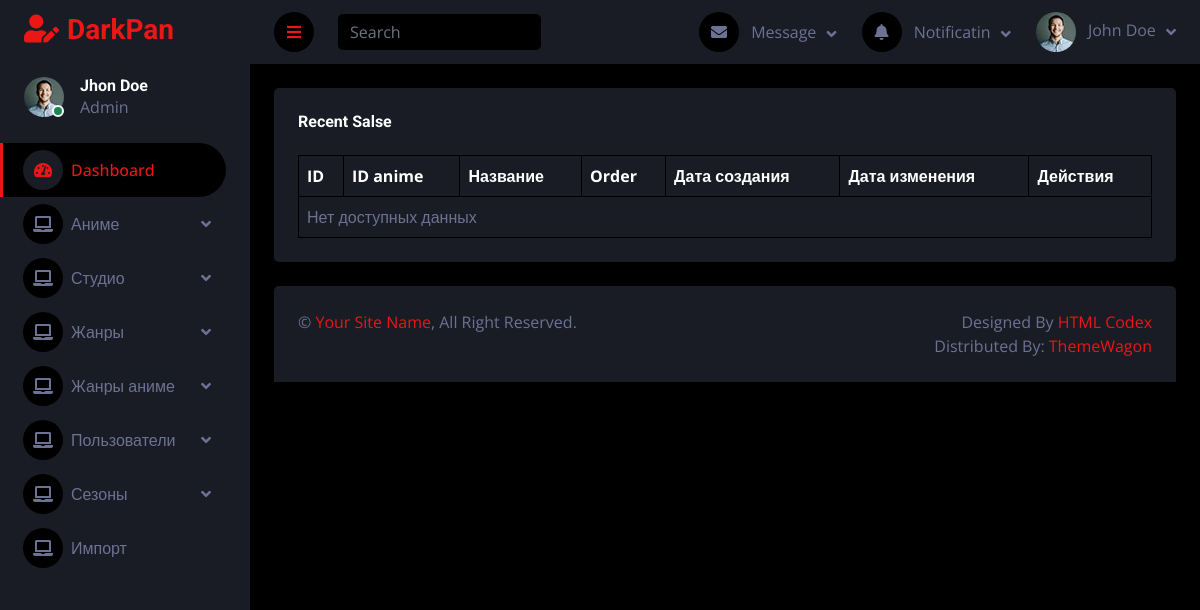
Before: /adminpanel/season_list.php with the older database file.
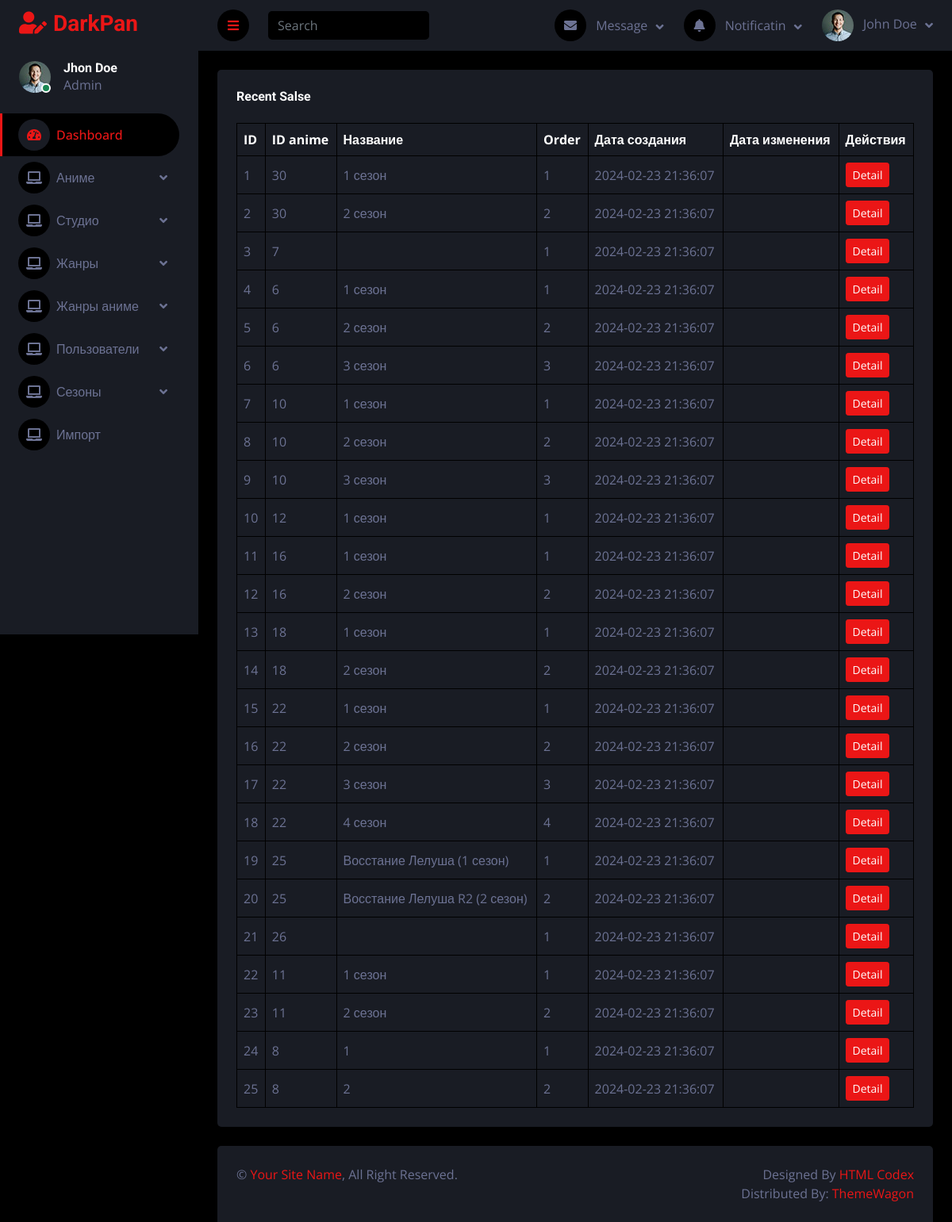
After: the same page with the newer database file.
### tables this page shows
CREATE TABLE `season` (
  `id` int(11) NOT NULL AUTO_INCREMENT,
  `anime_id` int(11) NOT NULL,
  `status_id` int(11) NOT NULL,
  `title` varchar(250) NOT NULL,
  `coverImage` text,
  `order` int(11) NOT NULL,
  `createDate` datetime NOT NULL,
  `updateDate` datetime DEFAULT NULL,
  PRIMARY KEY (`id`),
  KEY `anime_id` (`anime_id`),
  KEY `status_id` (`status_id`),
  CONSTRAINT `season_ibfk_1` FOREIGN KEY (`anime_id`) REFERENCES `anime` (`id`) ON DELETE CASCADE,
  CONSTRAINT `season_ibfk_2` FOREIGN KEY (`status_id`) REFERENCES `status` (`id`) ON DELETE NO ACTION
);

### adminpanel/CRUD/season/read.php (called while the page is built)
<?php
include('db/createConnectionWithDB.php');
$sql = "SELECT * FROM season";
$stmt = $pdo->query($sql);
$seasons = $stmt->fetchAll(PDO::FETCH_ASSOC);

### adminpanel/season_list.php (the view, shortened to what this page needs)
<?php
include('inc/header.php');
include('../adminpanel/CRUD/season/read.php');
?>
<body>
    <div class="container-fluid position-relative d-flex p-0">
        <?php include('./inc/sideBar.php'); ?>
        <div class="content">
            <?php include('./inc/navBar.php'); ?>
            <div class="container-fluid pt-4 px-4">
                <div class="bg-secondary text-center rounded p-4">
                    <div class="d-flex align-items-center justify-content-between mb-4">
                        <h6 class="mb-0">Recent Salse</h6>
                    </div>
                    <div class="table-responsive">
                        <table class="table text-start align-middle table-bordered table-hover mb-0">
                            <thead>
                                <tr class="text-white">
                                    <th scope="col">ID</th>
                                    <th scope="col">ID anime</th>
                                    <th scope="col">Название</th>
                                    <th scope="col">Order</th>
                                    <th scope="col">Дата создания</th>
                                    <th scope="col">Дата изменения</th>
                                    <th scope="col">Действия</th>
                                </tr>
                            </thead>
                            <tbody>
                            <?php
                                if ($seasons) {
                                    foreach ($seasons as $season) { ?>
                                        <td><?=$season['id']?></td>
                                        <td><?=$season['anime_id']?></td>
                                        <td><?=$season['title']?></td>
                                        <td><?=$season['order']?></td>
                                        <td><?=$season['createDate']?></td>
                                        <td><?=$season['updateDate']?></td>
                                        <td><a class="btn btn-sm btn-primary" href="season_edit_form.php?id=<?=$season['id']?>">Detail</a></td>
                                    <?php }
                                } else {?>
                                    <tr><td colspan='7'>Нет доступных данных</td></tr>
                                <?php }
                                ?>
                            </tbody>
                        </table>
                    </div>
                </div>
            </div>
            <div class="container-fluid pt-4 px-4">
                <div class="bg-secondary rounded-top p-4">
                    <div class="row">
                        <div class="col-12 col-sm-6 text-center text-sm-start">
                            &copy; <a href="#">Your Site Name</a>, All Right Reserved.
                        </div>
                        <div class="col-12 col-sm-6 text-center text-sm-end">
                            Designed By <a href="https://htmlcodex.com">HTML Codex</a>
                            <br>Distributed By: <a href="https://themewagon.com" target="_blank">ThemeWagon</a>
                        </div>
                    </div>
                </div>
            </div>
        </div>
    </div>
<?php include('./inc/footer.php'); ?>

Changed rows visible on the page:
added season: id "1", anime "30", title "1 сезон", order "1", createDate "2024-02-23 21:36:07"
added season: id "2", anime "30", title "2 сезон", order "2", createDate "2024-02-23 21:36:07"
added season: id "3", anime "7", order "1", createDate "2024-02-23 21:36:07"
added season: id "4", anime "6", title "1 сезон", order "1", createDate "2024-02-23 21:36:07"
added season: id "5", anime "6", title "2 сезон", order "2", createDate "2024-02-23 21:36:07"
added season: id "6", anime "6", title "3 сезон", order "3", createDate "2024-02-23 21:36:07"
added season: id "7", anime "10", title "1 сезон", order "1", createDate "2024-02-23 21:36:07"
added season: id "8", anime "10", title "2 сезон", order "2", createDate "2024-02-23 21:36:07"
added season: id "9", anime "10", title "3 сезон", order "3", createDate "2024-02-23 21:36:07"
added season: id "10", anime "12", title "1 сезон", order "1", createDate "2024-02-23 21:36:07"
added season: id "11", anime "16", title "1 сезон", order "1", createDate "2024-02-23 21:36:07"
added season: id "12", anime "16", title "2 сезон", order "2", createDate "2024-02-23 21:36:07"
added season: id "13", anime "18", title "1 сезон", order "1", createDate "2024-02-23 21:36:07"
added season: id "14", anime "18", title "2 сезон", order "2", createDate "2024-02-23 21:36:07"
added season: id "15", anime "22", title "1 сезон", order "1", createDate "2024-02-23 21:36:07"
added season: id "16", anime "22", title "2 сезон", order "2", createDate "2024-02-23 21:36:07"
added season: id "17", anime "22", title "3 сезон", order "3", createDate "2024-02-23 21:36:07"
added season: id "18", anime "22", title "4 сезон", order "4", createDate "2024-02-23 21:36:07"
added season: id "19", anime "25", title "Восстание Лелуша (1 сезон)", order "1", createDate "2024-02-23 21:36:07"
added season: id "20", anime "25", title "Восстание Лелуша R2 (2 сезон)", order "2", createDate "2024-02-23 21:36:07"
added season: id "21", anime "26", order "1", createDate "2024-02-23 21:36:07"
added season: id "22", anime "11", title "1 сезон", order "1", createDate "2024-02-23 21:36:07"
added season: id "23", anime "11", title "2 сезон", order "2", createDate "2024-02-23 21:36:07"
added season: id "24", anime "8", title "1", order "1", createDate "2024-02-23 21:36:07"
added season: id "25", anime "8", title "2", order "2", createDate "2024-02-23 21:36:07"
Other visible differences:
text no longer shown: "Нет доступных данных"
